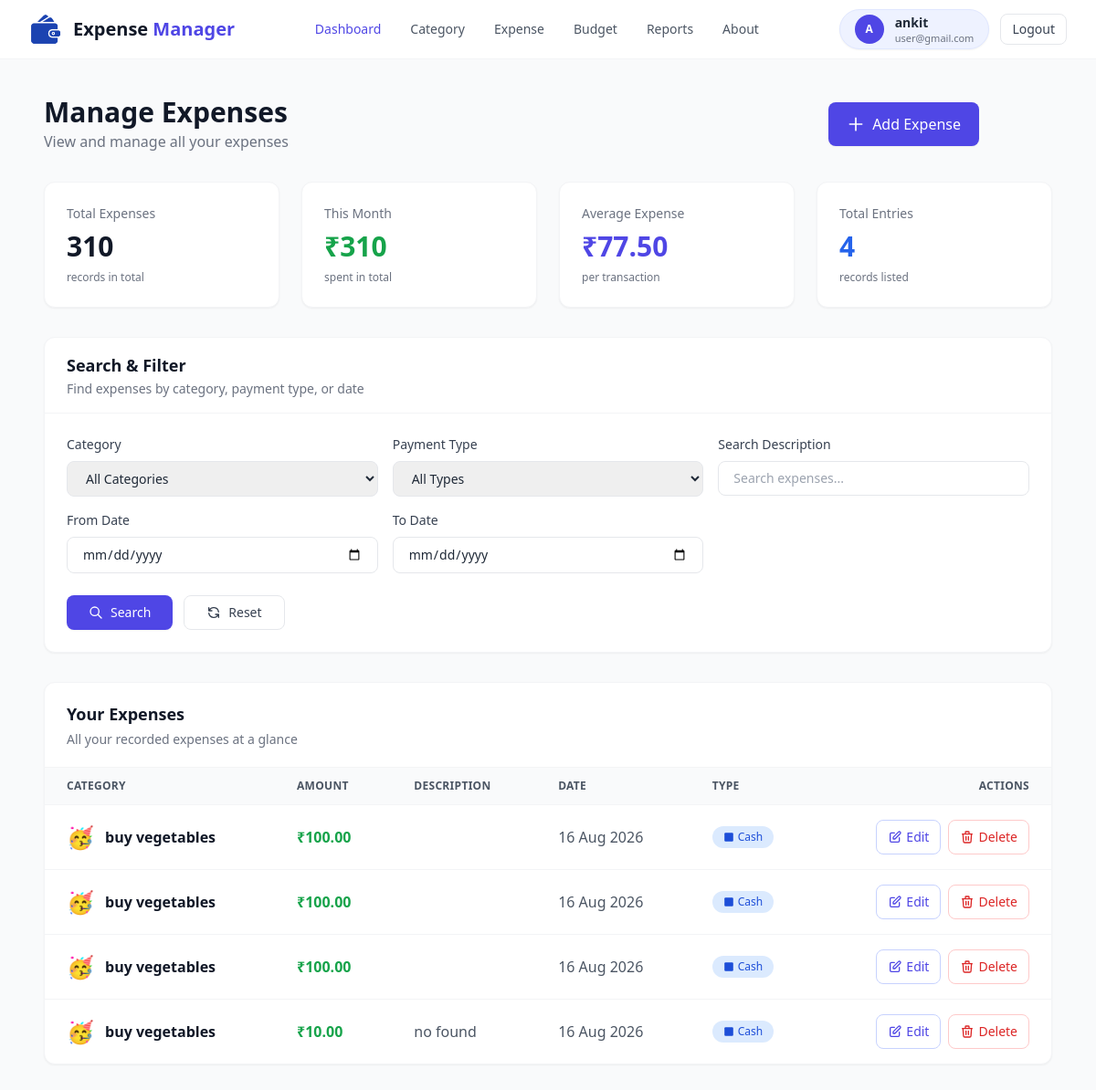
Before: /manage_expense/ (signed in) with the older database file.
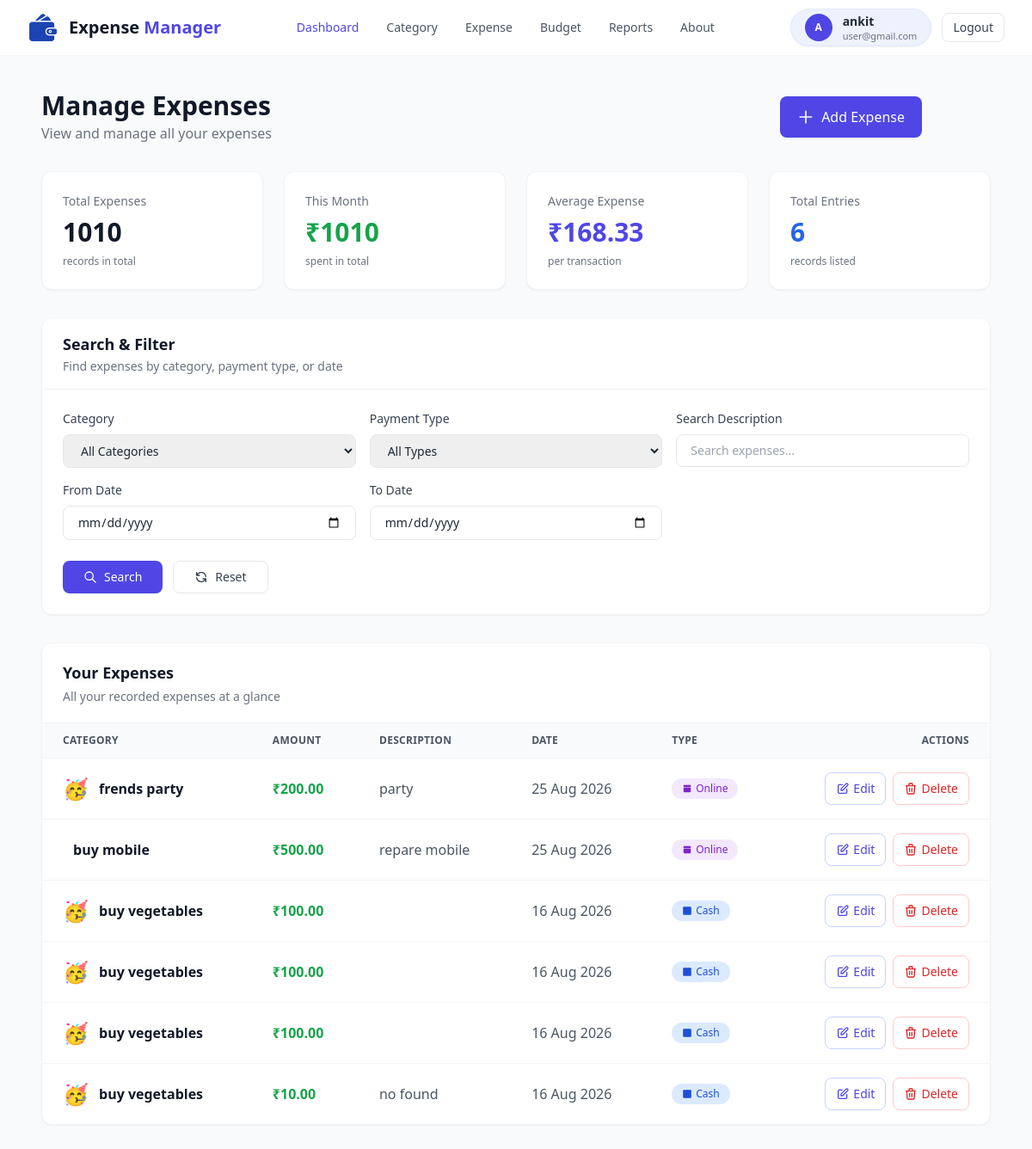
After: the same page with the newer database file.
### expense/models.py (models this page shows, shortened)
class Expense(models.Model):
    CASH = 'cash'
    ONLINE = 'online'
    PAYMENT_TYPE_CHOICES = [
        (CASH,'cash'),
        (ONLINE,'online'),
    ]
    user = models.ForeignKey(settings.AUTH_USER_MODEL,on_delete=models.CASCADE)
    category = models.ForeignKey(ExpenseCategory, on_delete=models.CASCADE)
    amount = models.DecimalField(max_digits=20, decimal_places=2)
    description = models.TextField(blank=True,default= "N/A")
    date = models.DateField()
    payment_type = models.CharField(max_length=10,choices=PAYMENT_TYPE_CHOICES,default=CASH)

class ExpenseCategory(models.Model):
    user = models.ForeignKey(User,on_delete=models.CASCADE,related_name="expense_categories")
    category_name = models.CharField(max_length=50)
    category_icon = models.CharField(max_length=10,default="📦")

### expense/views.py (the view)
# urls.py: path("manage_expense/", views.manage_expense, name="manage_expense"),
@login_required
def manage_expense(req):
    expenses = Expense.objects.filter(user = req.user).order_by("-date")
    total_expenses = expenses.aggregate(total=Sum("amount"))["total"] or 0
    today = timezone.now().date()
    this_month = expenses.filter(date__year=today.year,date__month=today.month).aggregate(total=Sum("amount"))["total"] or 0
    average_expenses = expenses.aggregate(average=Avg("amount"))["average"] or 0
    total_entries=expenses.count()
    categories = ExpenseCategory.objects.filter(user=req.user)
    data = {
        "expenses" : expenses,
        "categories" : categories,
        "total_expenses" : total_expenses,
        "this_month" : this_month,
        "average_expenses" : average_expenses,
        "total_entries" : total_entries,
    }
    return render(req,"manage_expense.html",data)

### expense/templates/manage_expense.html (shortened to what the changed rows need)
{% load static %}
<!DOCTYPE html>
<html lang="en">
<head>
    <script src="https://cdn.tailwindcss.com"></script>
</head>
<body class="min-h-screen bg-gray-50 text-gray-800">
    <div class="maincontainer max-w-6xl mx-auto px-4 sm:px-6 py-6 sm:py-10">
        <div class="container flex flex-col sm:flex-row sm:items-center justify-between gap-4 mb-6 sm:mb-8">
            <div class="head">
                <h1 class="text-2xl sm:text-3xl font-bold text-gray-900">Manage Expenses</h1>
            </div>
        </div>
        {% if expenses %}
        <div class="mb-6 sm:mb-8 grid grid-cols-2 lg:grid-cols-4 gap-3 sm:gap-6">
            <div class="bg-white rounded-xl p-4 sm:p-6 border border-gray-100 shadow-sm hover:shadow-md transition">
                <p class="text-gray-500 text-xs sm:text-sm font-medium mb-1 sm:mb-2">Total Expenses</p>
                <p class="text-xl sm:text-3xl font-bold text-gray-900 truncate">{{ total_expenses }}</p>
                <p class="text-gray-500 text-[10px] sm:text-xs mt-1 sm:mt-2">records in total</p>
            </div>
            <div class="bg-white rounded-xl p-4 sm:p-6 border border-gray-100 shadow-sm hover:shadow-md transition">
                <p class="text-gray-500 text-xs sm:text-sm font-medium mb-1 sm:mb-2">This Month</p>
                <p class="text-xl sm:text-3xl font-bold text-green-600 truncate">₹{{ this_month }}</p>
                <p class="text-gray-500 text-[10px] sm:text-xs mt-1 sm:mt-2">spent in total</p>
            </div>
            <div class="bg-white rounded-xl p-4 sm:p-6 border border-gray-100 shadow-sm hover:shadow-md transition">
                <p class="text-gray-500 text-xs sm:text-sm font-medium mb-1 sm:mb-2">Average Expense</p>
                <p class="text-xl sm:text-3xl font-bold text-indigo-600 truncate">₹{{ average_expenses|floatformat:2 }}</p>
                <p class="text-gray-500 text-[10px] sm:text-xs mt-1 sm:mt-2">per transaction</p>
            </div>
            <div class="bg-white rounded-xl p-4 sm:p-6 border border-gray-100 shadow-sm hover:shadow-md transition">
                <p class="text-gray-500 text-xs sm:text-sm font-medium mb-1 sm:mb-2">Total Entries</p>
                <p class="text-xl sm:text-3xl font-bold text-blue-600 truncate">{{ total_entries }}</p>
                <p class="text-gray-500 text-[10px] sm:text-xs mt-1 sm:mt-2">records listed</p>
            </div>
        </div>
        {% endif %}
        <div class="card bg-white rounded-xl shadow-sm border border-gray-100 overflow-hidden">
            <div class="head px-5 py-4 sm:px-6 sm:py-5 border-b border-gray-100">
                <h2 class="text-base sm:text-lg font-semibold text-gray-900">Your Expenses</h2>
            </div>
            <div class="expenselist">
                {% if expenses %}
                <div class="hidden md:block overflow-x-auto">
                    <table class="w-full">
                        <thead class="bg-gray-50 border-b border-gray-100">
                            <tr>
                                <th class="px-6 py-3 text-left text-xs font-semibold text-gray-600 uppercase tracking-wide">Category</th>
                                <th class="px-6 py-3 text-left text-xs font-semibold text-gray-600 uppercase tracking-wide">Amount</th>
                                <th class="px-6 py-3 text-left text-xs font-semibold text-gray-600 uppercase tracking-wide">Description</th>
                                <th class="px-6 py-3 text-left text-xs font-semibold text-gray-600 uppercase tracking-wide">Date</th>
                                <th class="px-6 py-3 text-left text-xs font-semibold text-gray-600 uppercase tracking-wide">Type</th>
                                <th class="px-6 py-3 text-right text-xs font-semibold text-gray-600 uppercase tracking-wide">Actions</th>
                            </tr>
                        </thead>
                        <tbody class="divide-y divide-gray-100">
                            {% for expense in expenses %}
                            <tr class="hover:bg-gray-50 transition">
                                <td class="px-6 py-4">
                                    <div class="flex items-center gap-3">
                                        <div class="text-2xl">{{ expense.category.category_icon }}</div>
                                        <div>
                                            <p class="font-semibold text-gray-900">{{ expense.category.category_name }}</p>
                                        </div>
                                    </div>
                                </td>
                                <td class="px-6 py-4">
                                    <span class="font-semibold text-green-600">₹{{ expense.amount }}</span>
                                </td>
                                <td class="px-6 py-4">
                                    <span class="text-gray-600 truncate block max-w-xs">{{ expense.description}}</span>
                                </td>
                                <td class="px-6 py-4">
                                    <span class="text-gray-600">{{ expense.date|date:"d M Y" }}</span>
                                </td>
                                <td class="px-6 py-4">
                                    {% if expense.payment_type == 'cash' %}
                                    <span class="inline-flex items-center px-3 py-1 rounded-full text-xs font-medium bg-blue-100 text-blue-700">
                                        <svg class="w-3 h-3 mr-1" fill="currentColor" viewBox="0 0 20 20">
                                            <path d="M2 4a2 2 0 012-2h12a2 2 0 012 2v12a2 2 0 01-2 2H4a2 2 0 01-2-2V4z" />
                                        </svg>
                                        Cash
                                    </span>
                                    {% else %}
                                    <span class="inline-flex items-center px-3 py-1 rounded-full text-xs font-medium bg-purple-100 text-purple-700">
                                        <svg class="w-3 h-3 mr-1" fill="currentColor" viewBox="0 0 20 20">
                                            <path d="M3 4a1 1 0 011-1h12a1 1 0 011 1v2a1 1 0 01-1 1H4a1 1 0 01-1-1V4z" />
                                            <path fill-rule="evenodd" d="M3 9a1 1 0 011-1h12a1 1 0 011 1v6a2 2 0 01-2 2H5a2 2 0 01-2-2V9z" clip-rule="evenodd" />
                                        </svg>
                                        Online
                                    </span>
                                    {% endif %}
                                </td>
                                <td class="px-6 py-4">
                                    <div class="flex items-center justify-end gap-2">
                                        <a href="{% url 'edit_expense' expense.id %}"
                                            class="inline-flex items-center px-3 py-2 text-sm font-medium text-indigo-600 border border-indigo-200 rounded-lg hover:bg-indigo-50 transition">
                                            <svg class="w-4 h-4 mr-1" fill="none" stroke="currentColor" viewBox="0 0 24 24">
                                                <path stroke-linecap="round" stroke-linejoin="round" stroke-width="2"
                                                    d="M11 5H6a2 2 0 00-2 2v11a2 2 0 002 2h11a2 2 0 002-2v-5m-1.414-9.414a2 2 0 112.828 2.828L11.828 15H9v-2.828l8.586-8.586z" />
                                            </svg>
                                            Edit
                                        </a>
                                        <a href="{% url 'delete_expense' expense.id %}"
                                            class="inline-flex items-center px-3 py-2 text-sm font-medium text-red-600 border border-red-200 rounded-lg hover:bg-red-50 transition">
                                            <svg class="w-4 h-4 mr-1" fill="none" stroke="currentColor" viewBox="0 0 24 24">
                                                <path stroke-linecap="round" stroke-linejoin="round" stroke-width="2"
                                                    d="M19 7l-.867 12.142A2 2 0 0116.138 21H7.862a2 2 0 01-1.995-1.858L5 7m5 4v6m4-6v6m1-10V4a1 1 0 00-1-1h-4a1 1 0 00-1 1v3M4 7h16" />
                                            </svg>
                                            Delete
                                        </a>
                                    </div>
                                </td>
                            </tr>
                            {% endfor %}
                        </tbody>
                    </table>
                </div>
                {% endif %}
            </div>
        </div>
    </div>
</body>
</html>

Changed rows visible on the page:
added Expense: category.category_icon "🥳", category.category_name "frends party", amount "200.00", description "party", date "25 Aug 2026", payment_type "online" (drawn)
added Expense: category.category_name "buy mobile", amount "500.00", description "repare mobile", date "25 Aug 2026", payment_type "online" (drawn)
Other visible differences:
{{ total_expenses }}: "310" → "1010"
{{ this_month }}: "310" → "1010"
{{ average_expenses|floatformat:2 }}: "77.50" → "168.33"
{{ total_entries }}: "4" → "6"
